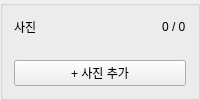
<?xml version="1.0" encoding="UTF-8"?>
<ui version="4.0">
 <class>PhotoSlotForm</class>
 <widget class="QGroupBox" name="PhotoSlotForm">
  <layout class="QVBoxLayout" name="slotLayout">
   <item><layout class="QHBoxLayout" name="headingLayout"><item><widget class="QLabel" name="slotTitleLabel"><property name="text"><string>사진</string></property></widget></item><item><spacer name="headingSpacer"><property name="orientation"><enum>Qt::Orientation::Horizontal</enum></property><property name="sizeHint" stdset="0"><size><width>40</width><height>20</height></size></property></spacer></item><item><widget class="QLabel" name="countLabel"><property name="text"><string>0 / 0</string></property></widget></item></layout></item>
   <item><widget class="QWidget" name="photoCardsHost" native="true"><layout class="QVBoxLayout" name="photoCardsLayout"><property name="leftMargin"><number>0</number></property><property name="topMargin"><number>0</number></property><property name="rightMargin"><number>0</number></property><property name="bottomMargin"><number>0</number></property></layout></widget></item>
   <item><widget class="QWidget" name="extraFieldsHost" native="true"><layout class="QFormLayout" name="extraFieldsLayout"><property name="leftMargin"><number>0</number></property><property name="topMargin"><number>0</number></property><property name="rightMargin"><number>0</number></property><property name="bottomMargin"><number>0</number></property></layout></widget></item>
   <item><widget class="QPushButton" name="addPhotoButton"><property name="text"><string>+ 사진 추가</string></property></widget></item>
  </layout>
 </widget>
 <resources/><connections/>
</ui>
